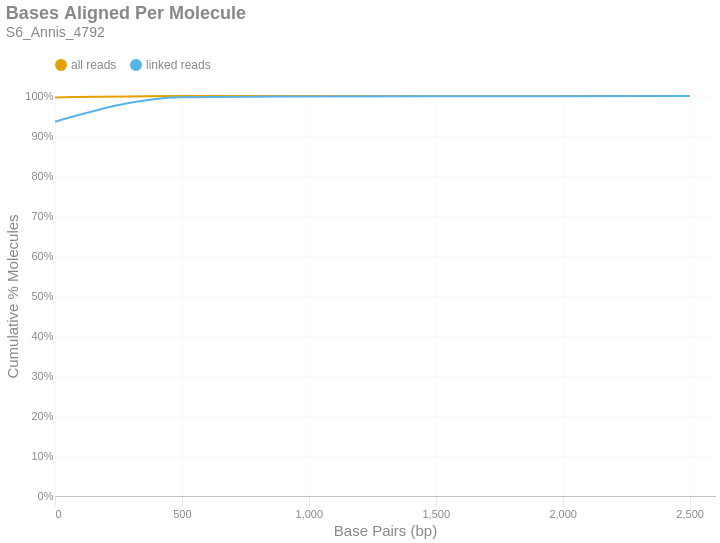

Notebook cell for this chart:
### Markdown cell above
### Bases Aligned Per Molecule
This is a cumulative frequency distribution showing the number of base pairs aligned per unique molecule. These data are shown in 500 bp bins. There are two distributions: one with `all reads` (yellow) and another with only `linked reads` (blue). The percent of molecules in the `linked reads` distribution is relative to the total number of linked molecules.

### Code cell
if SKIPLR:
    print_html(f"Skipped")
else:
    binned_df = consolidated_hist(valids['aligned_bp'], mask, 500, True)
    with SafeRender(binned_df):
        (
            density_plot(binned_df, 'Bases Aligned Per Molecule', samplename, 'basesper')
            .encode(
                x=alt.X('bin:Q', title="Base Pairs (bp)").axis(tickMinStep=500).scale(padding=0),
                y=alt.Y('value:Q', title='Cumulative % Molecules')
                    .axis(format='%')
                    .scale(domain = [0,1])
                    .stack(False),
                color=alt.Color("key:N").scale(domain = ["all reads", "linked reads"]),
                tooltip = [
                    alt.Tooltip("key:N", title = "Data Type"),
                    alt.Tooltip("range_label:N", title="Bases Aligned Per Molecule"),
                    alt.Tooltip("value:Q", format = ".2%", title="% Molecules (Cum.)")
                ]
            )
        ).display()

### Figure 1 — Vega-Lite specification as saved in the notebook (floating-point values rounded to 4 significant figures)
{"width": "container", "height": 400, "config": {"title": {"anchor": "start", "dy": -15, "fontSize": 18, "color": "#888888", "subtitleColor": "#888888", "subtitleFontSize": 14}, "arc": {"fill": "#0072B2"}, "axis": {"domainColor": "#888888", "domainWidth": 0.5, "gridWidth": 0.2, "grid": false, "titleFontWeight": 400, "titleFontSize": 15, "labelFontSize": 11, "labelColor": "#888888", "tickColor": "#888888", "tickWidth": 0.2, "titleColor": "#888888"}, "axisBand": {"grid": false}, "axisX": {"grid": true, "tickSize": 10, "domainCap": "round"}, "axisY": {"domain": false, "grid": true, "tickSize": 0, "domainCap": "round"}, "background": "transparent", "header": {"labelFontSize": 15, "labelColor": "#888888", "titleFontSize": 15, "titleFontWeight": 600, "titleColor": "#888888"}, "legend": {"labelFont": "sans-serif", "labelFontSize": 12, "labelColor": "#888888", "symbolSize": 100, "symbolType": "circle", "titleFontSize": 12, "titlePadding": 10, "titleColor": "#888888", "title": null, "orient": "top"}, "range": {"category": ["#E69F00", "#56B4E9", "#009E73", "#F0E442", "#0072B2", "#D55E00", "#CC79A7", "#000000"], "diverging": ["#cfe8f3", "#a2d4ec", "#73bfe2", "#46abdb", "#1696d2", "#12719e"]}, "area": {"fill": "#0072B2", "fillOpacity": 0.7, "line": true, "strokeOpacity": 0.7}, "line": {"color": "#0072B2", "stroke": "#0072B2", "strokeWidth": 2}, "trail": {"color": "#0072B2", "stroke": "#0072B2", "strokeWidth": 0, "size": 1}, "point": {"filled": true, "fillOpacity": 1.0, "size": 95}, "text": {"color": "#888888", "fontSize": 11, "align": "right", "fontWeight": 400, "size": 11}, "bar": {"fill": "#0072B2", "stroke": null}, "view": {"stroke": null, "continuousWidth": 660, "continuousHeight": 400}}, "data": {"name": "data-f5c2df43aba5667413e82286bd7c54e1"}, "mark": {"type": "line", "interpolate": "monotone", "point": {"opacity": 0, "size": 275}}, "encoding": {"color": {"field": "key", "scale": {"domain": ["all reads", "linked reads"]}, "type": "nominal"}, "tooltip": [{"field": "key", "title": "Data Type", "type": "nominal"}, {"field": "range_label", "title": "Bases Aligned Per Molecule", "type": "nominal"}, {"field": "value", "format": ".2%", "title": "% Molecules (Cum.)", "type": "quantitative"}], "x": {"axis": {"tickMinStep": 500}, "field": "bin", "scale": {"padding": 0}, "title": "Base Pairs (bp)", "type": "quantitative"}, "y": {"axis": {"format": "%"}, "field": "value", "scale": {"domain": [0, 1]}, "stack": false, "title": "Cumulative % Molecules", "type": "quantitative"}}, "params": [{"name": "param_c36ac31b6afebe62", "select": {"type": "point", "fields": ["key"]}, "bind": "legend"}], "title": {"text": "Bases Aligned Per Molecule", "subtitle": "S6_Annis_4792"}, "transform": [{"fold": ["all reads (cumsum)", "linked reads (cumsum)"]}, {"calculate": "replace(datum.key, ' (cumsum)', '')", "as": "key"}, {"filter": {"param": "param_c36ac31b6afebe62"}}], "usermeta": {"embedOptions": {"downloadFileName": "S6_Annis_4792.basesper"}}, "$schema": "https://vega.github.io/schema/vega-lite/v6.1.0.json", "datasets": {"data-f5c2df43aba5667413e82286bd7c54e1": [{"bin": "0.0", "interval": "0.0-500.0", "all reads": 0.9962, "linked reads": 0.9358, "all reads (cumsum)": 0.9962, "linked reads (cumsum)": 0.9358, "range_label": "0-499"}, {"bin": "500.0", "interval": "500.0-1000.0", "all reads": 0.003562, "linked reads": 0.06127, "all reads (cumsum)": 0.9998, "linked reads (cumsum)": 0.9971, "range_label": "500-999"}, {"bin": "1000.0", "interval": "1000.0-1500.0", "all reads": 0.0001657, "linked reads": 0.001734, "all reads (cumsum)": 0.9999, "linked reads (cumsum)": 0.9988, "range_label": "1000-1499"}, {"bin": "1500.0", "interval": "1500.0-2000.0", "all reads": 5.523e-05, "linked reads": 0.000578, "all reads (cumsum)": 1.0, "linked reads (cumsum)": 0.9994, "range_label": "1500-1999"}, {"bin": "2000.0", "interval": "2000.0-2500.0", "all reads": 0.0, "linked reads": 0.0, "all reads (cumsum)": 1.0, "linked reads (cumsum)": 0.9994, "range_label": "2000-2499"}, {"bin": "2500.0", "interval": "2500.0-3000.0", "all reads": 2.761e-05, "linked reads": 0.000578, "all reads (cumsum)": 1.0, "linked reads (cumsum)": 1.0, "range_label": "2500-2999"}]}}
